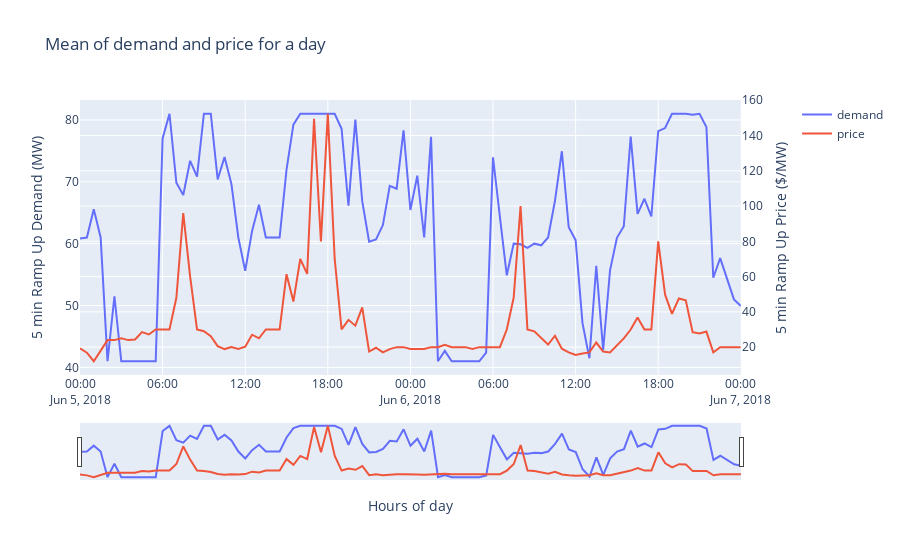

The cell this chart's notebook holds for it:
### Code cell
start_date = pd.Timestamp(
    year=2018,
    month=6,
    day=5,
    hour=0,
    minute=0)

end_date = pd.Timestamp(
    year=2018,
    month=6,
    day=7,
    hour=0,
    minute=0)

df_period = df[start_date : end_date]
fig = make_subplots(specs=[[{"secondary_y": True}]])
fig.add_trace(go.Scatter(x=df_period['5min_Raise_Demand'].index, y=df_period['5min_Raise_Demand'], name='demand'), secondary_y=False)
fig.add_trace(go.Scatter(x=df_period['5min_Raise_Price'].index, y=df_period['5min_Raise_Price'], name='price'), secondary_y=True)

# Add figure title
fig.update_layout(
    title_text="Mean of demand and price for a day",
    xaxis_rangeslider_visible=True,
)

# Set x-axis title
fig.update_xaxes(title_text="Hours of day")

# Set y-axes titles
fig.update_yaxes(title_text="5 min Ramp Up Demand (MW)", secondary_y=False)
fig.update_yaxes(title_text="5 min Ramp Up Price ($/MW)", secondary_y=True)

fig.show()
